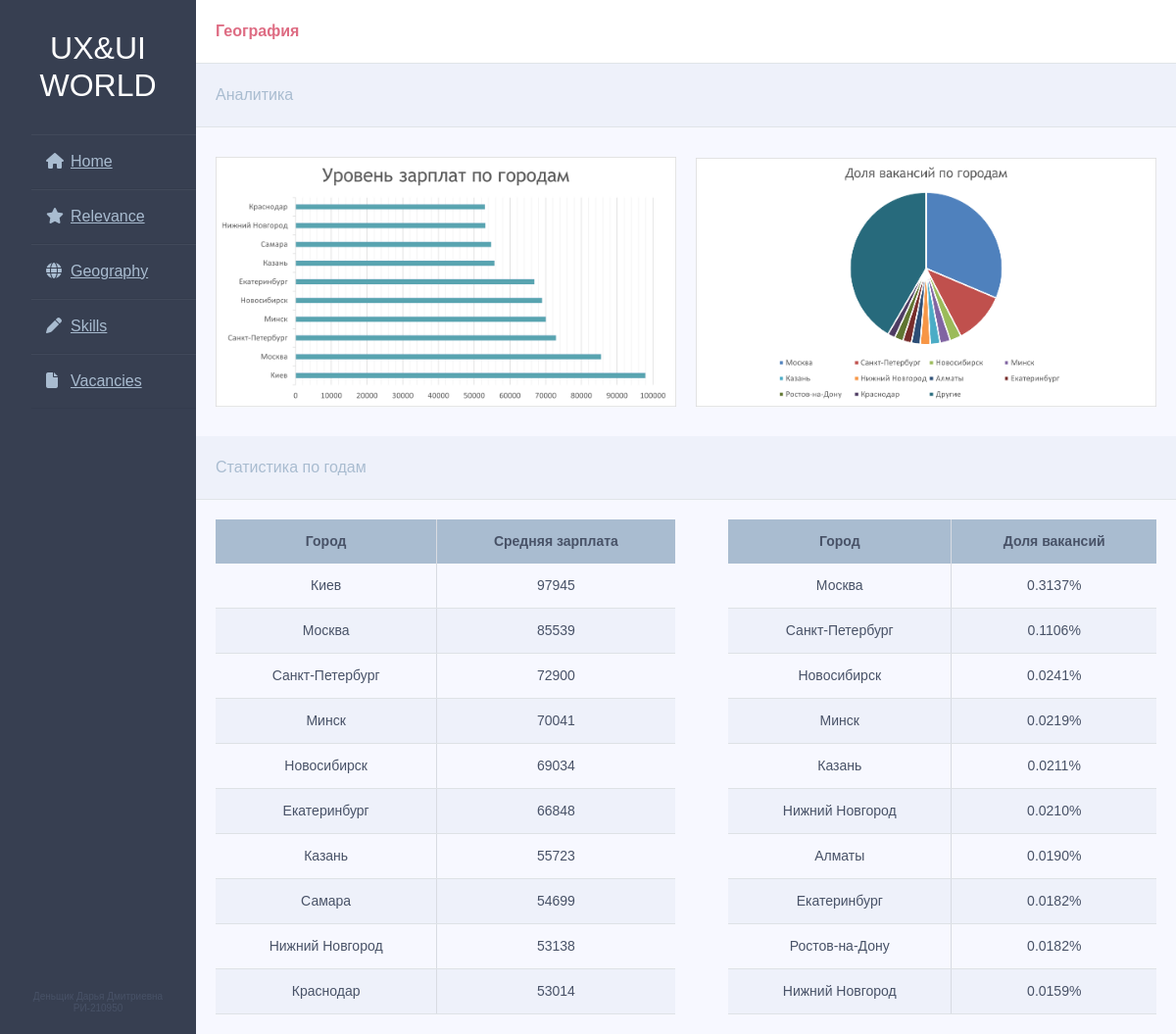
/geography, run on the app's committed database.
### UX_UI_design/models.py (models this page shows, shortened)
class Image(models.Model):
    name = models.CharField(max_length=100)
    image = models.ImageField(upload_to='static/djangoProject/img')

class Geography_salary(models.Model):
    city_salary = models.CharField(max_length=100)
    salary = models.IntegerField()

class Geography_vacancy(models.Model):
    city_vacancy = models.CharField(max_length=100)
    vacancy = models.FloatField()

### UX_UI_design/views.py (the view)
# urls.py: path('geography', geography, name='geography'),
def geography(request):
    salary = Geography_salary.objects.all().order_by('salary').reverse()
    vacancy = Geography_vacancy.objects.all().order_by('vacancy').reverse()
    salary_city = Image.objects.get(name='Уровень зарплат по городам')
    vacancy_city = Image.objects.get(name='Доля вакансий по городам')
    return render(request, 'geography.html', {'salary': salary, 'vacancy': vacancy, 'salary_city':salary_city, 'vacancy_city':vacancy_city})

### templates/geography.html (shortened to what this page needs)
{% extends 'layout.html' %}
{% block name %}География{% endblock %}
{% block content %}
    <div class="n">Аналитика</div>
    <div class="images">
        <img src="{{ salary_city.image.url }}" alt="" style="float: left">
        <img src="{{ vacancy_city.image.url }}" alt="" style="float: right">
    </div>
    <div class="n">Статистика по годам</div>
    <table class="alltable" ><tr>
    <td>
    <table class="table">
	<thead>
		<tr>
            <th ><center>Город</center></th>
            <th ><center>Средняя зарплата</center></th>
		</tr>
	</thead>
	<tbody>
		{% for sal in salary %}
                <tr>
                    <td> <center>{{ sal.city_salary}}</center></td>
                    <td><center> {{ sal.salary }}</center></td>
                </tr>
            {% endfor %}
	</tbody>
</table>
    </td>
    <td>
    </td>
    <td>
    <table class="table">
	<thead>
		<tr>
            <th ><center>Город</center></th>
        <th ><center>Доля вакансий</center></th>
		</tr>
	</thead>
	<tbody>
		{% for vac in vacancy %}
                <tr>
                    <td><center>{{ vac.city_vacancy}}</center></td>
                    <td><center> {{ vac.vacancy|stringformat:".4f%%" }}</center></td>
                </tr>
            {% endfor %}
	</tbody>
</table>
    </td>
    </tr></table>
{% endblock %}

### data on the page
Image: image (picture)
Image: image (picture)
Geography_salary: city_salary "Киев", salary "97945"
Geography_salary: city_salary "Москва", salary "85539"
Geography_salary: city_salary "Санкт-Петербург", salary "72900"
Geography_salary: city_salary "Минск", salary "70041"
Geography_salary: city_salary "Новосибирск", salary "69034"
Geography_salary: city_salary "Екатеринбург", salary "66848"
Geography_salary: city_salary "Казань", salary "55723"
Geography_salary: city_salary "Самара", salary "54699"
Geography_salary: city_salary "Нижний Новгород", salary "53138"
Geography_salary: city_salary "Краснодар", salary "53014"
Geography_vacancy: city_vacancy "Москва", vacancy "0.3137%"
Geography_vacancy: city_vacancy "Санкт-Петербург", vacancy "0.1106%"
Geography_vacancy: city_vacancy "Новосибирск", vacancy "0.0241%"
Geography_vacancy: city_vacancy "Минск", vacancy "0.0219%"
Geography_vacancy: city_vacancy "Казань", vacancy "0.0211%"
Geography_vacancy: city_vacancy "Нижний Новгород", vacancy "0.0210%"
Geography_vacancy: city_vacancy "Алматы", vacancy "0.0190%"
Geography_vacancy: city_vacancy "Екатеринбург", vacancy "0.0182%"
Geography_vacancy: city_vacancy "Ростов-на-Дону", vacancy "0.0182%"
Geography_vacancy: city_vacancy "Нижний Новгород", vacancy "0.0159%"
